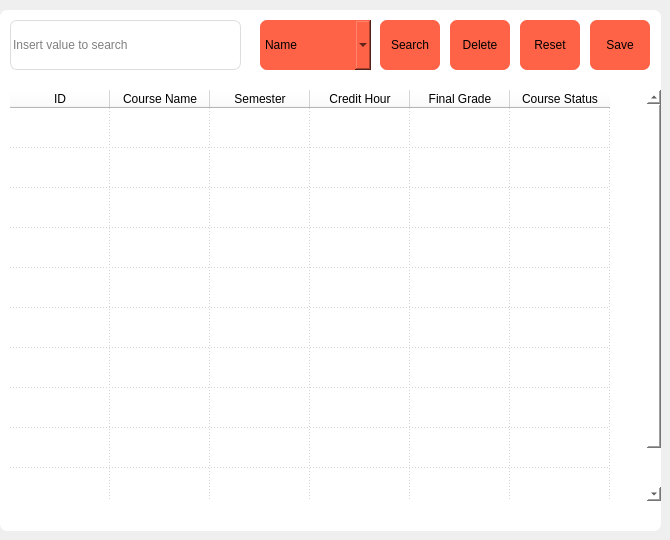
      <widget class="QWidget" name="viewInstructor">
       <property name="styleSheet">
        <string notr="true"/>
       </property>
       <widget class="QGroupBox" name="viewInstructorContainer">
        <property name="geometry">
         <rect>
          <x>0</x>
          <y>10</y>
          <width>661</width>
          <height>521</height>
         </rect>
        </property>
        <property name="styleSheet">
         <string notr="true">background-color: white;
border-radius: 7px;</string>
        </property>
        <property name="title">
         <string/>
        </property>
        <widget class="QTableWidget" name="instructorTable">
         <property name="geometry">
          <rect>
           <x>10</x>
           <y>80</y>
           <width>651</width>
           <height>411</height>
          </rect>
         </property>
         <property name="styleSheet">
          <string notr="true"/>
         </property>
         <property name="editTriggers">
          <set>QAbstractItemView::DoubleClicked|QAbstractItemView::EditKeyPressed|QAbstractItemView::SelectedClicked</set>
         </property>
         <property name="showGrid">
          <bool>true</bool>
         </property>
         <property name="gridStyle">
          <enum>Qt::DotLine</enum>
         </property>
         <property name="cornerButtonEnabled">
          <bool>false</bool>
         </property>
         <attribute name="verticalHeaderVisible">
          <bool>false</bool>
         </attribute>
         <attribute name="verticalHeaderDefaultSectionSize">
          <number>40</number>
         </attribute>
         <row>
          <property name="text">
           <string>1</string>
          </property>
         </row>
         <row>
          <property name="text">
           <string>2</string>
          </property>
         </row>
         <row>
          <property name="text">
           <string>3</string>
          </property>
         </row>
         <row>
          <property name="text">
           <string>4</string>
          </property>
         </row>
         <row>
          <property name="text">
           <string>5</string>
          </property>
         </row>
         <row>
          <property name="text">
           <string>6</string>
          </property>
         </row>
         <row>
          <property name="text">
           <string>7</string>
          </property>
         </row>
         <row>
          <property name="text">
           <string>8</string>
          </property>
         </row>
         <row>
          <property name="text">
           <string>9</string>
          </property>
         </row>
         <row>
          <property name="text">
           <string>10</string>
          </property>
         </row>
         <column>
          <property name="text">
           <string>ID</string>
          </property>
         </column>
         <column>
          <property name="text">
           <string>Course Name</string>
          </property>
         </column>
         <column>
          <property name="text">
           <string>Semester</string>
          </property>
         </column>
         <column>
          <property name="text">
           <string>Credit Hour</string>
          </property>
         </column>
         <column>
          <property name="text">
           <string>Final Grade</string>
          </property>
         </column>
         <column>
          <property name="text">
           <string>Course Status</string>
          </property>
         </column>
        </widget>
        <widget class="QLineEdit" name="searchInstructorInput">
         <property name="geometry">
          <rect>
           <x>10</x>
           <y>10</y>
           <width>231</width>
           <height>50</height>
          </rect>
         </property>
         <property name="styleSheet">
          <string notr="true">border-radius: 7px;
border: 1px solid #ddd;</string>
         </property>
         <property name="placeholderText">
          <string>Insert value to search</string>
         </property>
        </widget>
        <widget class="QPushButton" name="resetInstructorTable">
         <property name="geometry">
          <rect>
           <x>520</x>
           <y>10</y>
           <width>60</width>
           <height>50</height>
          </rect>
         </property>
         <property name="font">
          <font>
           <weight>50</weight>
           <bold>false</bold>
          </font>
         </property>
         <property name="styleSheet">
          <string notr="true">background-color: tomato;
border-radius: 7px;</string>
         </property>
         <property name="text">
          <string>Reset</string>
         </property>
        </widget>
        <widget class="QPushButton" name="searchInstructor">
         <property name="geometry">
          <rect>
           <x>380</x>
           <y>10</y>
           <width>60</width>
           <height>50</height>
          </rect>
         </property>
         <property name="font">
          <font>
           <weight>50</weight>
           <bold>false</bold>
          </font>
         </property>
         <property name="styleSheet">
          <string notr="true">background-color: tomato;
border-radius: 7px;</string>
         </property>
         <property name="text">
          <string>Search</string>
         </property>
        </widget>
        <widget class="QPushButton" name="deleteInstructor">
         <property name="geometry">
          <rect>
           <x>450</x>
           <y>10</y>
           <width>60</width>
           <height>50</height>
          </rect>
         </property>
         <property name="font">
          <font>
           <weight>50</weight>
           <bold>false</bold>
          </font>
         </property>
         <property name="styleSheet">
          <string notr="true">background-color: tomato;
border-radius: 7px;</string>
         </property>
         <property name="text">
          <string>Delete</string>
         </property>
        </widget>
        <widget class="QPushButton" name="saveInstructorData">
         <property name="geometry">
          <rect>
           <x>590</x>
           <y>10</y>
           <width>60</width>
           <height>50</height>
          </rect>
         </property>
         <property name="font">
          <font>
           <weight>50</weight>
           <bold>false</bold>
          </font>
         </property>
         <property name="styleSheet">
          <string notr="true">background-color: tomato;
border-radius: 7px;</string>
         </property>
         <property name="text">
          <string>Save</string>
         </property>
        </widget>
        <widget class="QComboBox" name="instructorSearchType">
         <property name="geometry">
          <rect>
           <x>260</x>
           <y>10</y>
           <width>111</width>
           <height>50</height>
          </rect>
         </property>
         <property name="styleSheet">
          <string notr="true">background-color: tomato;
border-radius: 7px;
border: none;</string>
         </property>
         <item>
          <property name="text">
           <string>Name</string>
          </property>
         </item>
         <item>
          <property name="text">
           <string>ID</string>
          </property>
         </item>
        </widget>
       </widget>
      </widget>
